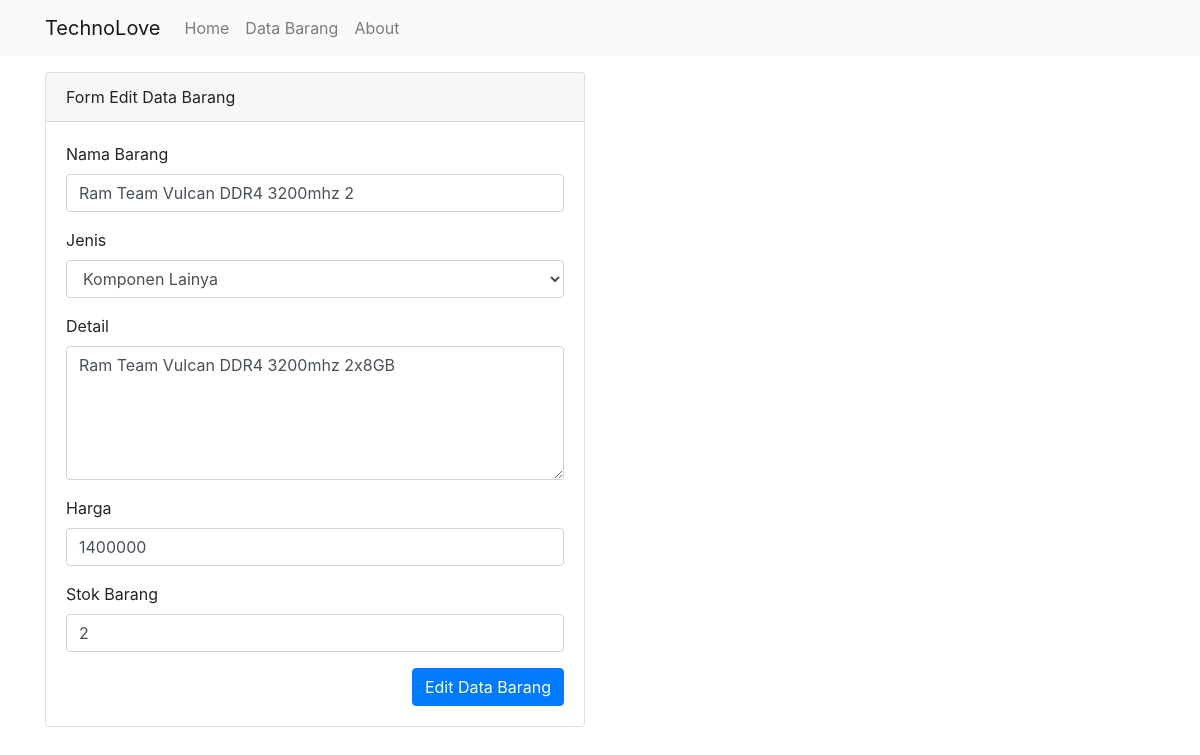
The app's page /Data/edit/0 with its own data.
### tables this page shows
CREATE TABLE `data_barang` (
  `id_barang` int(11) NOT NULL,
  `Nama` varchar(30) NOT NULL,
  `jenis` varchar(30) NOT NULL,
  `detail` text NOT NULL,
  `harga` int(11) NOT NULL,
  `stok` int(11) NOT NULL
);

### application/controllers/Data.php (called while the page is built, shortened)
<?php
class Data extends CI_Controller
{
    function __construct()
    {
        $this->load->model('Data_Barang');
        $this->load->library('form_validation');
    }
    public function edit($id_barang)
    {
        $data['judul'] = "Form Edit Barang";
        $data['data_barang'] = $this->Data_Barang->getDataBarangById($id_barang);
        $data['jenis'] = ['Part Laptop', 'Part Komputer', 'Komponen Lainya'];
        $this->form_validation->set_rules('nama', 'Nama Barang', 'required');
        $this->form_validation->set_rules('jenis', 'Jenis', 'required');
        $this->form_validation->set_rules('harga', 'Harga', 'required');
        $this->form_validation->set_rules('stok', 'Stok', 'required');
        $this->form_validation->set_rules('detail', 'Detail', 'required');
        if ($this->form_validation->run() == false) {
            $this->load->view('templates/header', $data);
            $this->load->view('data/edit', $data);
            $this->load->view('templates/footer');
        } else {
            $this->Data_Barang->editDataBarang();
            $this->session->set_flashdata('barang', 'Diubah');
            redirect('data/');
        }
    }
}

### index.php (called while the page is built, shortened)
<?php
require_once BASEPATH.'core/CodeIgniter.php';

### application/models/Data_Barang.php (called while the page is built, shortened)
<?php
class Data_Barang extends CI_model
{
    public function getDataBarangById($id_barang)
    {
        return $this->db->get_where('data_barang', ['id_barang' => $id_barang])->row_array();
    }
}

### application/views/data/edit.php (the view, shortened to what this page needs)
<div class="container">
    <div class="row mt-3">
        <div class="col-md-6">
            <div class="card">
                <div class="card-header">
                    Form Edit Data Barang
                </div>
                <div class="card-body">
                    <form action="" method="post">
                        <div class="form-group">
                            <label for="nama">Nama Barang</label>
                            <input type="text" class="form-control" id="nama" name="nama" value="<?= $data_barang['Nama']; ?>">
                        </div>
                        <div class="form-group">
                            <label for="jenis">Jenis</label>
                            <select name="jenis" id="jenis" class="form-control">
                                <?php foreach ($jenis as $j) : ?>
                                    <?php if ($j == $data_barang['jenis']) : ?>
                                        <option value="<?= $j; ?>" selected><?= $j; ?></option>
                                    <?php else : ?>
                                        <option value="<?= $j; ?>"><?= $j; ?></option>
                                    <?php endif; ?>
                                <?php endforeach; ?>
                            </select>
                        </div>
                        <div class="form-group">
                            <label for="detail">Detail</label>
                            <textarea name="detail" id="detail" class="form-control" cols="30" rows="5"><?= $data_barang['detail']; ?></textarea>
                        </div>
                        <div class="form-group">
                            <label for="harga">Harga</label>
                            <input type="text" class="form-control" id="harga" name="harga" value="<?= $data_barang['harga']; ?>">
                        </div>
                        <div class="form-group">
                            <label for="stok">Stok Barang</label>
                            <input type="text" class="form-control" id="stok" name="stok" value="<?= $data_barang['stok']; ?>">
                        </div>
                        <button type="submit" name="edit" class="btn btn-primary float-right">Edit Data Barang</button>
                    </form>
                </div>
            </div>
        </div>
    </div>
</div>

### records on screen
data_barang: nama "Ram Team Vulcan DDR4 3200mhz 2", jenis "Komponen Lainya", detail "Ram Team Vulcan DDR4 3200mhz 2x8GB", harga "1400000", stok "2"
